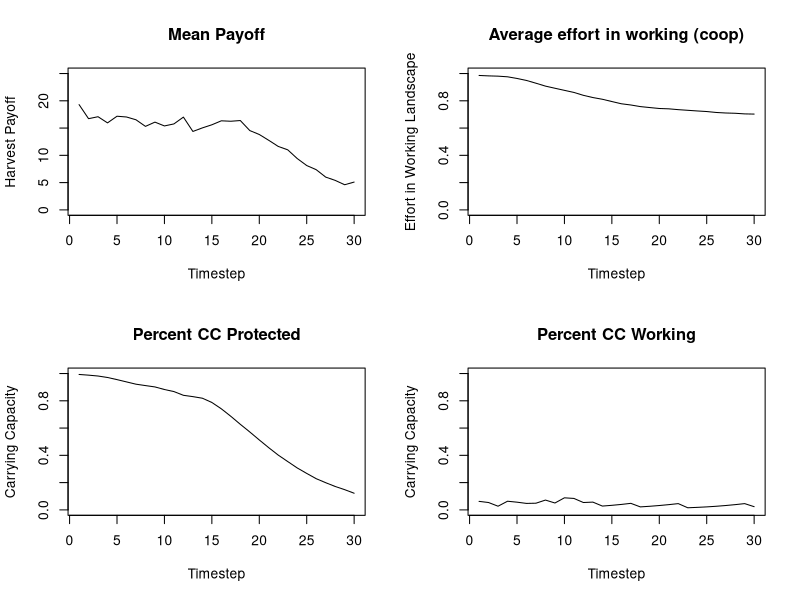
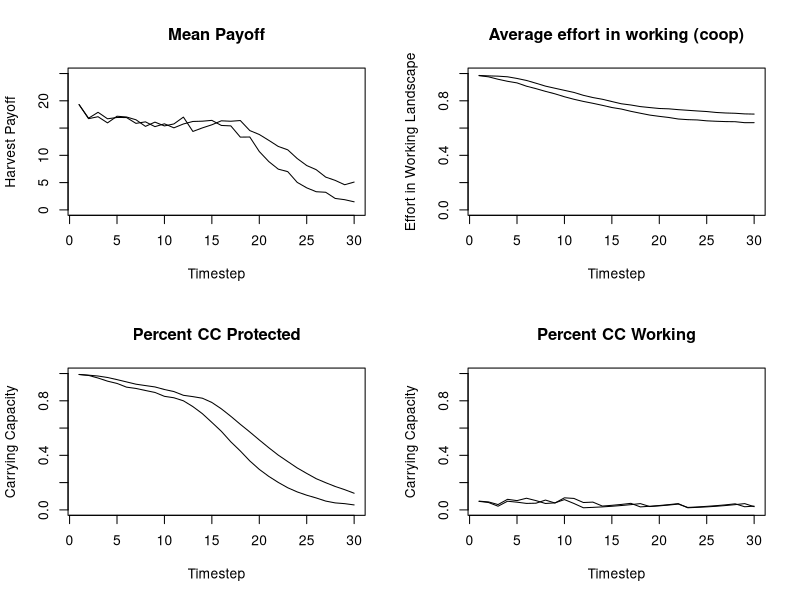
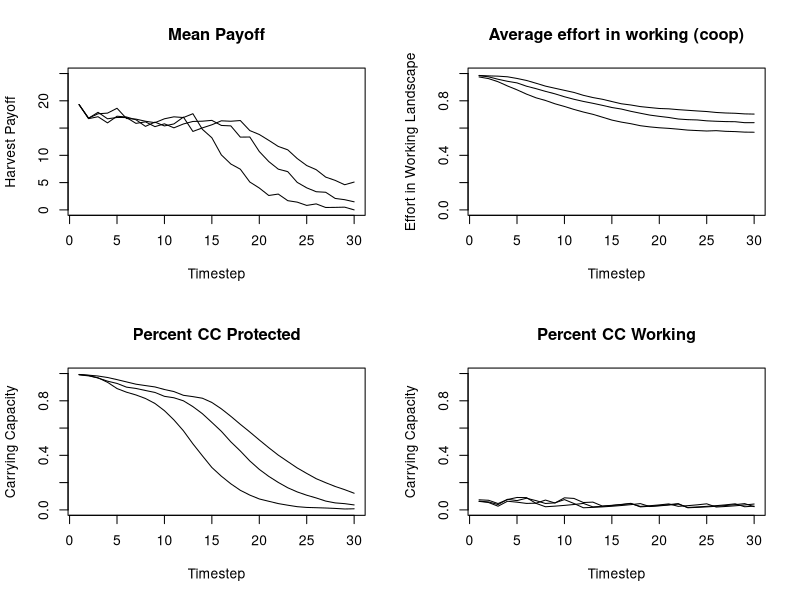
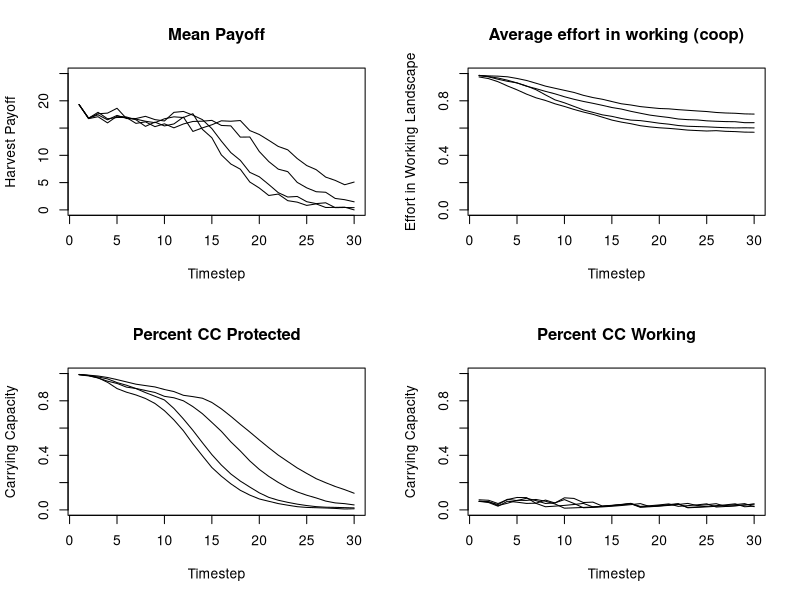
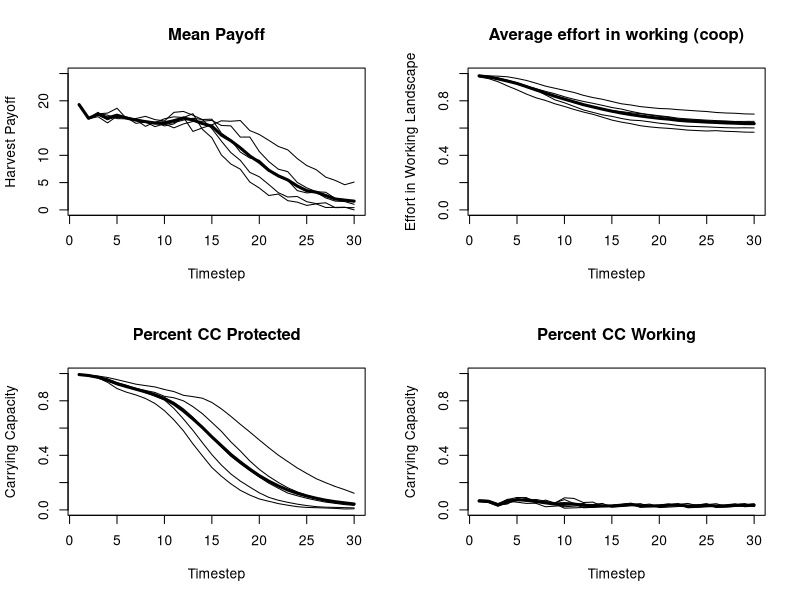

R code for these plots, in order: (Note: this script raises an error after producing the figures.)
abm<-function(#Specified parameters
  
  Runs=10,
  Individuals=100, #number of total resource users in a population
  
  TotalCarryingCapacity=10000, #total available resource units
  
  StartPercCarryingCapacity = 0.65, #amount of resources available in the landscape at the start in proportion to CC
  
  PercProtected=0.8, #percent of the total resource that's in a protected area
  
  CoopPercStart=0.9, #percent of individuals who start by following the rules at t0
  
  LearningStrategy = "Success Bias", #options are Success Bias & Conformist
  
  TimeSteps=30,
  ResourceRegenerationPerTimeStep=1.3,
  harvestMax=17,
  ProbOfMobility=0.6){
  
  ## Create output dfs
  
  outputmeanTimeProtect<-as.data.frame(matrix(NA,TimeSteps,Runs)) #output df for mean time harvesting from protected area
  names(outputmeanTimeProtect)<- paste("Run", 1:Runs, sep="")
  
  outputmeanTimeWorking<-as.data.frame(matrix(NA,TimeSteps,Runs))#output df for mean time harvesting from working area
  names(outputmeanTimeWorking)<- paste("Run", 1:Runs, sep="")
  
  outputNumResourcesProtect<-as.data.frame(matrix(NA,TimeSteps,Runs))#output df for resources in protected area
  names(outputNumResourcesProtect)<- paste("Run", 1:Runs, sep="")
  
  outputpercCCProtect<-as.data.frame(matrix(NA,TimeSteps,Runs))#output df for % of CC in protected area
  names(outputpercCCProtect)<- paste("Run", 1:Runs, sep="")
  
  outputNumResourcesWorking<-as.data.frame(matrix(NA,TimeSteps,Runs))#output df for resources in working area
  names(outputNumResourcesWorking)<- paste("Run", 1:Runs, sep="")
  
  outputpercCCWorking<-as.data.frame(matrix(NA,TimeSteps,Runs))#output df for % of CC in working area
  names(outputpercCCWorking)<- paste("Run", 1:Runs, sep="")
  
  outputmeanPayoff<-as.data.frame(matrix(NA,TimeSteps,Runs)) #output df for mean payoff
  names(outputmeanPayoff)<- paste("Run", 1:Runs, sep="")
  
  
  
  for (r in 1:Runs){
    PercWorking= 1-PercProtected #percent of resource in a working landscape
    TotalCCResourceProtected=PercProtected*TotalCarryingCapacity #total resource units in carrying capacity of protected area
    TotalCCResourceWorking=PercWorking*TotalCarryingCapacity #total resource units in carrying capacity of working area
    StartResourceWorking = TotalCCResourceWorking*StartPercCarryingCapacity #number of resources in the working landscape starting
    StartResourceProtected = TotalCCResourceProtected*StartPercCarryingCapacity #number of resources in the protected landscape starting
    CoopNumStart= as.integer(CoopPercStart*Individuals) #number of individuals cooperating fully at t0
    DefNumStart= Individuals - CoopNumStart#number of individuals defecting at t0
    PercTimeProtected = c(rep(0,CoopNumStart),rbeta(DefNumStart,1,2)) #percent of their foraging time each indv spends in the PA
    PercTimeWorking = (1-PercTimeProtected)#percent of their foraging time each indv spends in the working landscape
    
    agents<-data.frame(PercTimeProtected,
                       PercTimeWorking,
                       PayoffProtectedLastTime = rep(NA,Individuals),
                       PayoffWorkingLastTime= rep(NA,Individuals))   #dataframe to be filled with initial payoffs
    
    ProtectPerDefect<-ifelse(DefNumStart ==0,as.integer(StartResourceProtected),as.integer(StartResourceProtected/DefNumStart)) #protected area resources per each individual harvesting there
    WorkingPerTotal<-as.integer(StartResourceWorking/Individuals) #working landscape resources per individual
    
    for ( i in 1:nrow(agents)){  #fill the starting df percent payoff from the protected landscape is a function of the amount 
      agent2<-agents[i,]   #of resources there per individual searching there, and a random draw with a chance of success equal to time spent
      agents[i,4]<-rbinom(1,as.integer(WorkingPerTotal),agent2$PercTimeWorking)
      agents[i,4]<-ifelse(agents[i,4]>=harvestMax,harvestMax,agents[i,4])
      agents[i,3]<- ifelse(agents[i,4]< harvestMax,rbinom(1,ProtectPerDefect,agent2$PercTimeProtected),0) #if they didnt get the max harvest, then 
      agents[i,3]<-ifelse(agents[i,3]>harvestMax-agents[i,4],harvestMax-agents[i,4],agents[i,3])
    } #see what they get from the working landscape first
    
    
    
    agents$PayoffTotalLastTime<- agents$PayoffProtectedLastTime + agents$PayoffWorkingLastTime #total payoff is the sum of what they get from both areas
    
    
    
    
    outputmeanTimeProtect[1,r] <- mean(agents$PercTimeProtected)  #fill it with the outouts from time 1
    outputmeanTimeWorking[1,r]  <- mean(agents$PercTimeWorking) 
    outputNumResourcesProtect[1,r] <- StartResourceProtected-sum(agents$PayoffProtectedLastTime) 
    outputNumResourcesWorking[1,r] <- StartResourceWorking-sum(agents$PayoffWorkingLastTime) 
    outputpercCCProtect[1,r]  <- outputNumResourcesProtect[1,r]/TotalCCResourceProtected
    outputpercCCWorking[1,r]  <- outputNumResourcesWorking[1,r]/TotalCCResourceWorking
    outputmeanPayoff[1,r]  <- mean(agents$PayoffTotalLastTime) 
    
    
    
    for (t in 2:TimeSteps){  #run the abm for all o fthe time steps
      
      #choose new strategy  
      
      LastTimeAgents<-agents  #save the agents from the pervious time to a new df
      
      LastTimePercTimeProtected<-LastTimeAgents$PercTimeProtected  #pull out the previous pretected foraging times as vector
      LastTimePercWorking<-LastTimeAgents$PercTimeWorking  #pull out the previous working foraging times as vector
      
      PercTimeProtected<-rep(NA,length(PercTimeProtected))  #nullify the previous perc time protected vector so we can fill it later and be confident the values changed
      
      if(LearningStrategy == "Success Bias"){ 
        for (j in 1:nrow(LastTimeAgents)){  
          ThisAgent<-LastTimeAgents[j,]      #modify the foraging strategy of each agent individually
          OtherAgents<-LastTimeAgents[-j,]   #dataframe of ther agents for them to copy from
          ThisAgentPayoff<-ThisAgent$PayoffTotalLastTime   #payoff last time period for this agent
          OtherAgentSpecific<-OtherAgents[sample(nrow(OtherAgents),1),] #choose a specific agent for them to get paired up with
          OtherAgentPayoff<-OtherAgentSpecific$PayoffTotalLastTime  #Payoff the other agent recieved
          OtherAgentPercProtect<-OtherAgentSpecific$PercTimeProtected #strategy of other agent
          ThisAgentPercProtect<-ThisAgent$PercTimeProtected  #strategy of this agent
          
          PercTimeProtected[j]<-ifelse(ThisAgentPayoff >=OtherAgentPayoff,ThisAgent$PercTimeProtected,
                                       (ThisAgentPercProtect+((OtherAgentPercProtect-ThisAgentPercProtect)/2))) #vector of new strategies
          
          #if this agent did better than the randomly selected agent then they keep their strategy
          #if they did worse thnan they modify their strategy to be the difference between their previou sstrategy and the randomly selected agent
          
        }}
      #if(LearningStrategy == "Conformist"){
      # for (j in 1:nrow(LastTimeAgents)){  
      #  ThisAgent<-LastTimeAgents[j,]      #Pull out each specific agent
      # OtherAgents<-LastTimeAgents[-j,]   #dataframe of ther agents for them to copy from
      #OtherAgentsSample<-OtherAgents[c(sample(1:nrow(OtherAgents),5)),] #haphazardly chose 5 here...look into lit to find good number!!!
      #OtherAgentsPercProtect<-mean(OtherAgentsSample$PercTimeProtected )# mean strategy of other agents
      #ThisAgentPercProtect<-ThisAgent$PercTimeProtected  #strategy of this agent
      
      #PercTimeProtected[j]<-(ThisAgentPercProtect+((OtherAgentsPercProtect-ThisAgentPercProtect)/2)) #vector of new strategies
      #}}
      
      #   if(LearningStrategy == "Conformist"){
      #    for (j in 1:nrow(LastTimeAgents)){  
      #     ThisAgent<-LastTimeAgents[j,]      #Pull out each specific agent
      #    OtherAgents<-LastTimeAgents[-j,]   #dataframe of ther agents for them to copy from
      #   OtherAgentsSample<-OtherAgents[c(sample(1:nrow(OtherAgents),5)),] #haphazardly chose 5 here...look into lit to find good number!!!
      #  ThisAgentPercProtect<-ThisAgent$PercTimeProtected
      # if(length(which(OtherAgentsSample$PercTimeProtected>0.0))>2 & ThisAgentPercProtect ==0.0){PercTimeProtected[j]<-rbeta(1,1,2)}
      #if(length(which(OtherAgentsSample$PercTimeProtected>0.0))>2 & ThisAgentPercProtect >0.0){PercTimeProtected[j]<-ThisAgentPercProtect}
      #    if(length(which(OtherAgentsSample$PercTimeProtected==0.0))>2){PercTimeProtected[j]<-0.0}
      #  }}
      
      if(LearningStrategy == "Conformist"){
        for (j in 1:nrow(LastTimeAgents)){  
          ThisAgent<-LastTimeAgents[j,]      #Pull out each specific agent
          OtherAgents<-LastTimeAgents[-j,]   #dataframe of ther agents for them to copy from
          OtherAgentsSample<-OtherAgents[c(sample(1:nrow(OtherAgents),5)),] #haphazardly chose 5 here...look into lit to find good number!!!
          ThisAgentPercProtect<-ThisAgent$PercTimeProtected
          if(length(which(OtherAgentsSample$PercTimeProtected>0.0))>2 ){
            PercTimeProtected[j]<-mean(OtherAgentsSample[OtherAgentsSample$PercTimeProtected!=0.0,]$PercTimeProtected )# mean strategy of other agents
          }
          if(length(which(OtherAgentsSample$PercTimeProtected==0.0))>2){PercTimeProtected[j]<-0.0}
        }}
      
      PercTimeWorking<- 1-PercTimeProtected   #time foraging in the working landscape
      
      
      agents<-data.frame(PercTimeProtected,   #new agent dataframe to fill
                         PercTimeWorking,
                         PayoffProtectedLastTime = rep(NA,Individuals),
                         PayoffWorkingLastTime= rep(NA,Individuals)) 
      
      
      #New resource pools to pull from
      #make sure they dont regenerate past their carrying capacity
      NewProtectedResourcesTotal<-round(outputNumResourcesProtect[t-1,r] * ResourceRegenerationPerTimeStep,digits=0)
      ProtectedResourcesOverCC<-round(NewProtectedResourcesTotal-TotalCCResourceProtected,digits=0)
      ProtectedResourcesOverCC<- ifelse(ProtectedResourcesOverCC<=  0,0, ProtectedResourcesOverCC)
      
      NewWorkingResourcesTotal<-round(outputNumResourcesWorking[t-1,r] * ResourceRegenerationPerTimeStep,digits=0)
      WorkingResourcesOverCC<-round(NewWorkingResourcesTotal-TotalCCResourceWorking,digits=0)
      WorkingResourcesOverCC<- ifelse(WorkingResourcesOverCC<=  0,0, WorkingResourcesOverCC)
      
      #make it so only new resources can leave 
      LeaveWorking<-rbinom(1, WorkingResourcesOverCC,ProbOfMobility) #number of resources which leave the protected area
      LeaveProtected<-rbinom(1,ProtectedResourcesOverCC,ProbOfMobility)#number of resources which leave the working area
      
      
      #do the accounting on entering vs leaving individuals
      NewWorkingResourcesTotal<-NewWorkingResourcesTotal+LeaveProtected
      NewProtectedResourcesTotal<-NewProtectedResourcesTotal+LeaveWorking
      
      #Make sure they dont go over the CC again
      NewWorkingResourcesTotal<-ifelse(NewWorkingResourcesTotal<=TotalCCResourceWorking,NewWorkingResourcesTotal,TotalCCResourceWorking)
      NewProtectedResourcesTotal<-ifelse(NewProtectedResourcesTotal<=  TotalCCResourceProtected,NewProtectedResourcesTotal, TotalCCResourceProtected)
      
      ##
      
      
      ##calculate available resources per individual
      if(nrow(agents[agents$PercTimeProtected>0,])==0){ProtectPerDefect<-NewProtectedResourcesTotal}
      if(nrow(agents[agents$PercTimeProtected>0,])!=0){ProtectPerDefect<-as.integer(NewProtectedResourcesTotal/nrow(agents[agents$PercTimeProtected>0,]))}
      WorkingPerTotal<-as.integer(NewWorkingResourcesTotal/Individuals)
      
      
      for ( i in 1:nrow(agents)){  #fill the starting df percent payoff from the protected landscape is a function of the amount 
        agent2<-agents[i,]   #of resources there per individual searching there, and a random draw with a chance of success equal to time spent
        agents[i,4]<-rbinom(1,as.integer(WorkingPerTotal),agent2$PercTimeWorking)
        agents[i,4]<-ifelse(agents[i,4]>=harvestMax,harvestMax,agents[i,4])
        agents[i,3]<- ifelse(agents[i,4]< harvestMax,rbinom(1,ProtectPerDefect,agent2$PercTimeProtected),0) #if they didnt get the max harvest, then 
        agents[i,3]<-ifelse(agents[i,3]>harvestMax-agents[i,4],harvestMax-agents[i,4],agents[i,3])
      } #see what they get from the working landscape first
      
      
      
      agents$PayoffTotalLastTime<- agents$PayoffProtectedLastTime + agents$PayoffWorkingLastTime #total payoff is the sum of what they get from both areas
      
      outputmeanTimeProtect[t,r] <- mean(agents$PercTimeProtected)  #fill it with the outouts from time 1
      outputmeanTimeWorking[t,r]  <- mean(agents$PercTimeWorking) 
      outputNumResourcesProtect[t,r] <- NewProtectedResourcesTotal-sum(agents$PayoffProtectedLastTime) 
      outputNumResourcesWorking[t,r]  <- NewWorkingResourcesTotal-sum(agents$PayoffWorkingLastTime)
      outputpercCCProtect[t,r]  <- outputNumResourcesProtect[t,r]/TotalCCResourceProtected
      outputpercCCWorking[t,r]  <- outputNumResourcesWorking[t,r]/TotalCCResourceWorking
      outputmeanPayoff[t,r]  <- mean(agents$PayoffTotalLastTime)
      
    }
    par(mfrow=c(2,2))
    
    #mean payoff
    plot(rowMeans(outputmeanPayoff), type = 'l', ylab = "Harvest Payoff", xlab = "Timestep", ylim=c(0,harvestMax), lwd = 3, main = "Mean Payoff")
    
    for (j in 1:Runs) {  
      
      lines(outputmeanPayoff[,j], type = 'l')  # add lines for each run, up to r_max
      
    }
    
    #% CC time working
    plot(rowMeans(outputmeanTimeWorking), type = 'l', ylab = "Effort in Working Landscape", xlab = "Timestep", ylim=c(0,1), lwd = 3, main = "Average effort in working (coop)")
    
    for (j in 1:Runs) {  
      
      lines(outputmeanTimeWorking[,j], type = 'l')  # add lines for each run, up to r_max
      
    }
    
    #% CC protected
    plot(rowMeans(outputpercCCProtect), type = 'l', ylab = "Carrying Capacity", xlab = "Timestep", ylim=c(0,1), lwd = 3, main = "Percent CC Protected")
    
    for (j in 1:Runs) {  
      
      lines(outputpercCCProtect[,j], type = 'l')  # add lines for each run, up to r_max
      
    }
    
    #% CC working
    plot(rowMeans(outputpercCCWorking), type = 'l', ylab = "Carrying Capacity", xlab = "Timestep", ylim=c(0,1), lwd = 3, main = "Percent CC Working")
    
    for (j in 1:Runs) {  
      
      lines(outputpercCCWorking[,j], type = 'l')  # add lines for each run, up to r_max
      
    }

    
  }
  outputmeanPayoff$Timestep<-c(1:TimeSteps)
  outputmeanTimeProtect$Timestep<-c(1:TimeSteps)
  outputmeanTimeWorking$Timestep<-c(1:TimeSteps)
  outputNumResourcesProtect$Timestep<-c(1:TimeSteps)
  outputNumResourcesWorking$Timestep<-c(1:TimeSteps)
  outputpercCCProtect$Timestep<-c(1:TimeSteps)
  outputpercCCWorking$Timestep<-c(1:TimeSteps)
  outputmeanPayoff$Timestep<-c(1:TimeSteps)
  
  
  FullOutput<-list(meanPayoff=outputmeanPayoff,
                   meanTimeProtect=outputmeanTimeProtect,
                   meanTimeWorking=outputmeanTimeWorking,
                   NumResourcesProtect=outputNumResourcesProtect,
                   NumResourcesWorking=outputNumResourcesWorking,
                   percCCProtect=outputpercCCProtect,
                   percCCWorking=outputpercCCWorking,
                   meanPayoff=outputmeanPayoff)
  
  FullOutput<<-FullOutput
  
  
}

abm(Runs=5,Individuals = 100,TotalCarryingCapacity=10000,
    StartPercCarryingCapacity = 1.00,
    PercProtected = 0.8, 
    ProbOfMobility = 1.00,CoopPercStart=0.95, 
    LearningStrategy = "Success Bias",
    TimeSteps=30,
    ResourceRegenerationPerTimeStep=1.2,
    harvestMax=25)

#fill a dataframe with the means

FillData<-data.frame(PercProtected=seq(0.1,0.9,0.05),ResourceMobility=seq(0.1,0.9,0.05))
FillData<-expand.grid(PercProtected=seq(0.1,0.9,0.05), ResourceMobility=seq(0.1,0.9,0.05))
FillData$ProtectedCC<-rep(NA,nrow(FillData))

for (i in 1:nrow(FillData)){
abm(Runs=10,Individuals = 100,TotalCarryingCapacity=10000,
    StartPercCarryingCapacity = 0.65,
    PercProtected = FillData[i,]$PercProtected, 
    ProbOfMobility = FillData[i,]$ResourceMobility,CoopPercStart=0.9, 
    LearningStrategy = "Success Bias",
    TimeSteps=30,
    ResourceRegenerationPerTimeStep=1.3,
    harvestMax=22,)
FillData[i,3]<-apply(FullOutput$meanPayoff[75,1:10],1,mean)  
  
}
  




